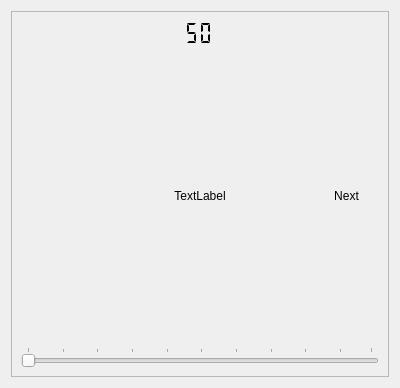
<?xml version="1.0" encoding="UTF-8"?>
<ui version="4.0">
 <class>imageBrowser</class>
 <widget class="QWidget" name="imageBrowser">
  <property name="geometry">
   <rect>
    <x>0</x>
    <y>0</y>
    <width>400</width>
    <height>388</height>
   </rect>
  </property>
  <property name="windowTitle">
   <string>Form</string>
  </property>
  <layout class="QVBoxLayout" name="verticalLayout_2">
   <item>
    <widget class="QFrame" name="frame">
     <property name="frameShape">
      <enum>QFrame::StyledPanel</enum>
     </property>
     <property name="frameShadow">
      <enum>QFrame::Raised</enum>
     </property>
     <layout class="QVBoxLayout" name="verticalLayout">
      <item>
       <layout class="QGridLayout" name="gridLayout">
        <item row="0" column="1">
         <widget class="QLCDNumber" name="lcdNumber">
          <property name="maximumSize">
           <size>
            <width>16777215</width>
            <height>24</height>
           </size>
          </property>
          <property name="cursor">
           <cursorShape>BlankCursor</cursorShape>
          </property>
          <property name="frameShape">
           <enum>QFrame::NoFrame</enum>
          </property>
          <property name="frameShadow">
           <enum>QFrame::Sunken</enum>
          </property>
          <property name="smallDecimalPoint">
           <bool>true</bool>
          </property>
          <property name="numDigits">
           <number>2</number>
          </property>
          <property name="segmentStyle">
           <enum>QLCDNumber::Flat</enum>
          </property>
          <property name="value" stdset="0">
           <double>50.000000000000000</double>
          </property>
          <property name="intValue" stdset="0">
           <number>50</number>
          </property>
         </widget>
        </item>
        <item row="2" column="1" rowspan="2">
         <widget class="QLabel" name="label">
          <property name="text">
           <string>TextLabel</string>
          </property>
          <property name="alignment">
           <set>Qt::AlignCenter</set>
          </property>
         </widget>
        </item>
        <item row="2" column="0" rowspan="2">
         <widget class="QToolButton" name="toolButtonPrevious">
          <property name="minimumSize">
           <size>
            <width>65</width>
            <height>35</height>
           </size>
          </property>
          <property name="maximumSize">
           <size>
            <width>62</width>
            <height>16777215</height>
           </size>
          </property>
          <property name="mouseTracking">
           <bool>true</bool>
          </property>
          <property name="text">
           <string/>
          </property>
          <property name="icon">
           <iconset resource="../images/images.qrc">
            <normaloff>:/globalStyle/arrow_left.png</normaloff>:/globalStyle/arrow_left.png</iconset>
          </property>
          <property name="iconSize">
           <size>
            <width>32</width>
            <height>32</height>
           </size>
          </property>
          <property name="autoRaise">
           <bool>true</bool>
          </property>
         </widget>
        </item>
        <item row="2" column="2" rowspan="2">
         <widget class="QToolButton" name="toolButtonNext">
          <property name="minimumSize">
           <size>
            <width>65</width>
            <height>35</height>
           </size>
          </property>
          <property name="maximumSize">
           <size>
            <width>41</width>
            <height>16777215</height>
           </size>
          </property>
          <property name="text">
           <string>Next</string>
          </property>
          <property name="icon">
           <iconset resource="../images/images.qrc">
            <normaloff>:/globalStyle/arrow_right.png</normaloff>:/globalStyle/arrow_right.png</iconset>
          </property>
          <property name="iconSize">
           <size>
            <width>32</width>
            <height>32</height>
           </size>
          </property>
          <property name="autoRaise">
           <bool>true</bool>
          </property>
         </widget>
        </item>
       </layout>
      </item>
      <item>
       <widget class="QSlider" name="horizontalSliderForImage">
        <property name="mouseTracking">
         <bool>true</bool>
        </property>
        <property name="minimum">
         <number>1</number>
        </property>
        <property name="maximum">
         <number>100</number>
        </property>
        <property name="pageStep">
         <number>10</number>
        </property>
        <property name="value">
         <number>1</number>
        </property>
        <property name="sliderPosition">
         <number>1</number>
        </property>
        <property name="orientation">
         <enum>Qt::Horizontal</enum>
        </property>
        <property name="invertedAppearance">
         <bool>false</bool>
        </property>
        <property name="invertedControls">
         <bool>false</bool>
        </property>
        <property name="tickPosition">
         <enum>QSlider::TicksAbove</enum>
        </property>
        <property name="tickInterval">
         <number>0</number>
        </property>
       </widget>
      </item>
     </layout>
    </widget>
   </item>
  </layout>
 </widget>
 <resources>
  <include location="../images/images.qrc"/>
 </resources>
 <connections>
  <connection>
   <sender>horizontalSliderForImage</sender>
   <signal>valueChanged(int)</signal>
   <receiver>lcdNumber</receiver>
   <slot>display(int)</slot>
   <hints>
    <hint type="sourcelabel">
     <x>179</x>
     <y>368</y>
    </hint>
    <hint type="destinationlabel">
     <x>176</x>
     <y>43</y>
    </hint>
   </hints>
  </connection>
  <connection>
   <sender>toolButtonNext</sender>
   <signal>clicked()</signal>
   <receiver>horizontalSliderForImage</receiver>
   <slot>addStep()</slot>
   <hints>
    <hint type="sourcelabel">
     <x>346</x>
     <y>207</y>
    </hint>
    <hint type="destinationlabel">
     <x>351</x>
     <y>352</y>
    </hint>
   </hints>
  </connection>
  <connection>
   <sender>toolButtonPrevious</sender>
   <signal>clicked()</signal>
   <receiver>horizontalSliderForImage</receiver>
   <slot>subtractStep()</slot>
   <hints>
    <hint type="sourcelabel">
     <x>43</x>
     <y>195</y>
    </hint>
    <hint type="destinationlabel">
     <x>62</x>
     <y>362</y>
    </hint>
   </hints>
  </connection>
 </connections>
</ui>
